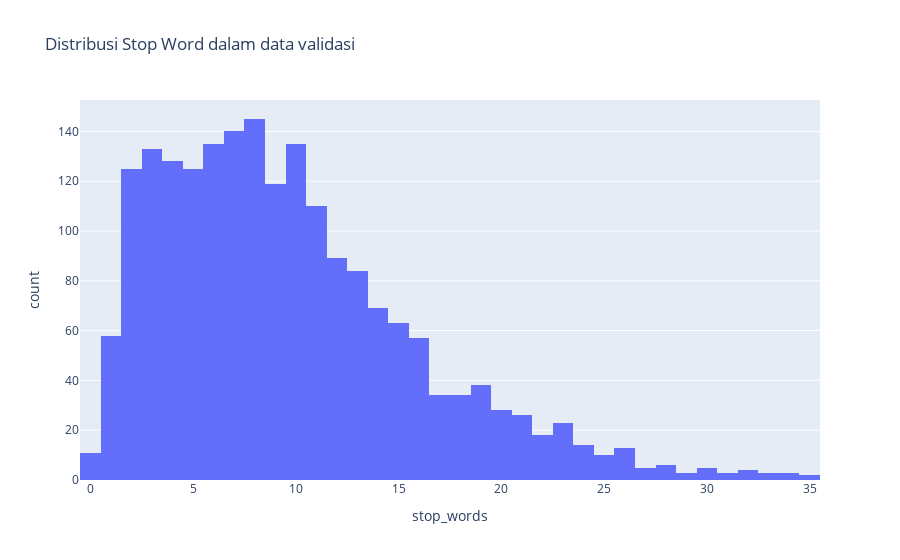

Source (notebook cell):
### Code cell
fig = px.histogram(data_val, x="stop_words", title="Distribusi Stop Word dalam data validasi")
fig.show()

### Figure 1 — Plotly figure (JSON) as saved in the notebook; plotly's stock layout.template omitted (floating-point values rounded to 4 significant figures; data arrays with more than 128 entries replaced by an {"elided": "..."} marker saying what was removed)
{"data": [{"alignmentgroup": "True", "bingroup": "x", "hovertemplate": "stop_words=%{x}<br>count=%{y}<extra></extra>", "legendgroup": "", "marker": {"color": "#636efa", "pattern": {"shape": ""}}, "name": "", "offsetgroup": "", "orientation": "v", "showlegend": false, "type": "histogram", "x": {"elided": "1998 int values"}, "xaxis": "x", "yaxis": "y"}], "layout": {"barmode": "relative", "legend": {"tracegroupgap": 0}, "title": {"text": "Distribusi Stop Word dalam data validasi"}, "xaxis": {"anchor": "y", "domain": [0, 1], "title": {"text": "stop_words"}}, "yaxis": {"anchor": "x", "domain": [0, 1], "title": {"text": "count"}}}}
